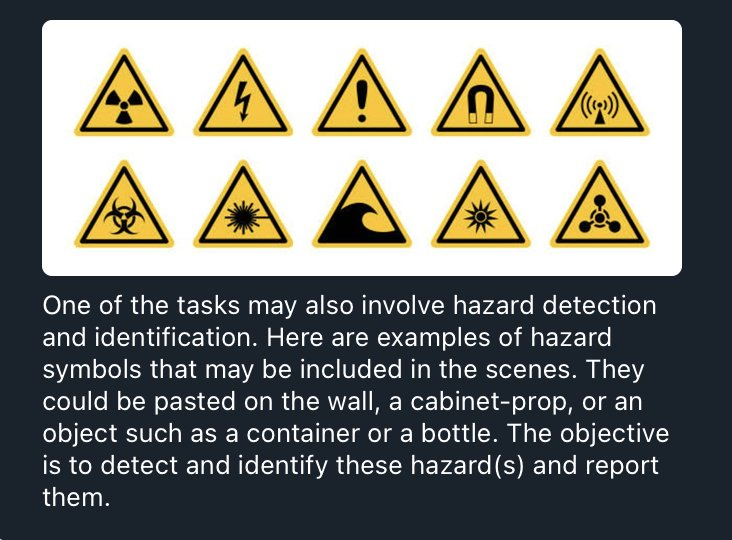
#> input picture sign_reference.jpg, 732 x 540 px
$ python -i yellow_signs.py   (imports and definitions only)
#> lines starting #> are read from the running program, lines starting #| are printed output that depends on the picture; after the words box and inside, x2 and y2 are one past the last pixel; in counts of white or black regions, pixels touching at a corner belong together
#> further down, picture is the input picture: shape (540, 732, 3); mean B, G, R 114.7, 120.8, 119.6
"""Colour/shape proposals only; these are not confirmed hazards."""
import cv2
import numpy as np


def detect_yellow_triangles(frame, min_area=300):
#> called with min_area = 300
    hsv=cv2.cvtColor(frame,cv2.COLOR_BGR2HSV)
#> hsv: shape (540, 732, 3); mean H, S, V 71.4, 77.8, 129.3
    mask=cv2.inRange(hsv,np.array([15,80,65]),np.array([40,255,255]))
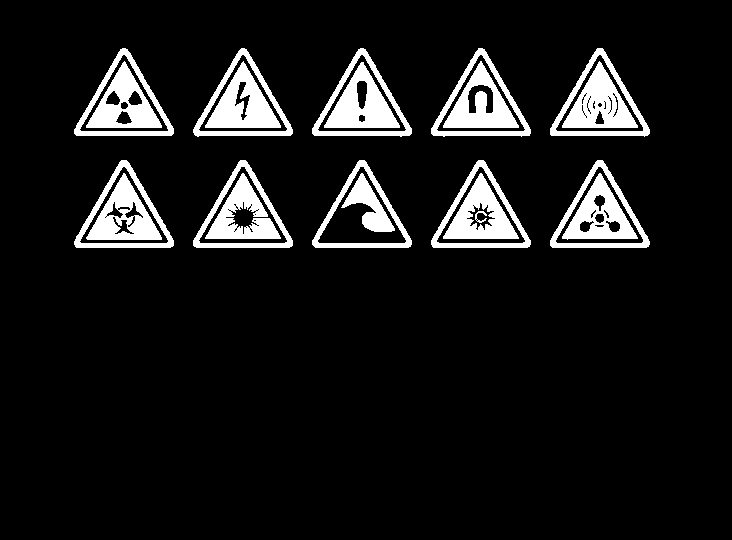
#> mask: shape (540, 732); 9.4% white; 21 white regions, largest, box (x1, y1, x2, y2) and area: (562, 61, 638, 128) 2452, (205, 61, 281, 128) 2447, (324, 62, 400, 128) 2398
    kernel=np.ones((3,3),np.uint8)
    mask=cv2.morphologyEx(mask,cv2.MORPH_CLOSE,kernel)
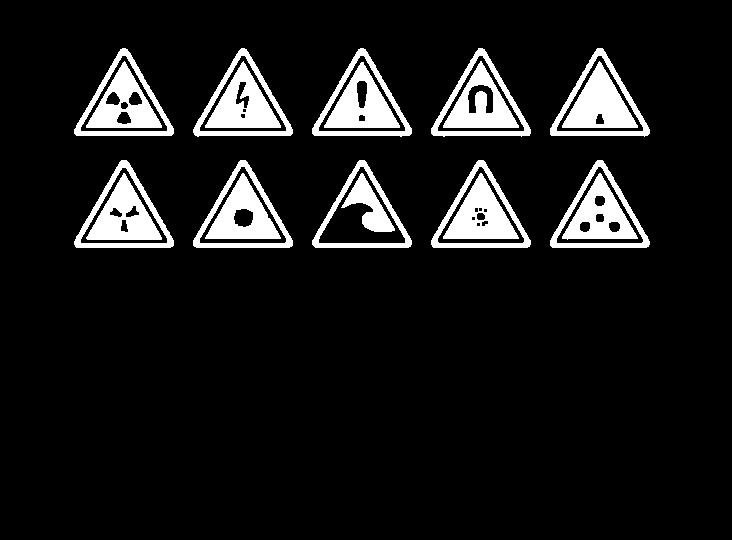
#> mask: shape (540, 732); 9.5% white; 20 white regions
    contours,_=cv2.findContours(mask,cv2.RETR_EXTERNAL,cv2.CHAIN_APPROX_SIMPLE)
#> contours = 10 contours; largest, box (x1, y1, x2, y2) and area: (550, 160, 650, 248) 4881, (193, 160, 293, 248) 4881, (74, 160, 174, 248) 4878, (431, 160, 531, 248) 4877, (312, 160, 412, 248) 4872
    candidates=[]
    for c in contours:
        area=cv2.contourArea(c)
        if area<min_area or area>frame.shape[0]*frame.shape[1]*.5:continue
        perimeter=cv2.arcLength(c,True)
        approx=cv2.approxPolyDP(c,.045*perimeter,True)
        if len(approx)!=3 or not cv2.isContourConvex(approx):continue
        x,y,w,h=cv2.boundingRect(c)
        if not .45<w/h<2.:continue
        hull_area=cv2.contourArea(cv2.convexHull(c))
        if hull_area<=0 or area/hull_area<.8:continue
        region=np.zeros(mask.shape,np.uint8);cv2.drawContours(region,[c],-1,255,-1)
        fill=cv2.countNonZero(cv2.bitwise_and(mask,region))/max(1,cv2.countNonZero(region))
        if fill<.3:continue
        candidates.append(dict(box=[x,y,x+w,y+h],triangle=approx.reshape(-1,2).tolist(),
            yellow_fraction=round(fill,3),area=round(area,1)))
#> this loop made 10 passes
#> (area, perimeter, approx, x, y, h, hull_area, fill) on passes 1 to 8: (4881, 314.6, [[597, 160], [550, 245], [648, 246]], 550, 160, 88, 4973.5, 0.755), (4877, 314.6, [[478, 160], [432, 246], [529, 246]], 431, 160, 88, 4958.5, 0.795), (4872.5, 314, [[359, 160], [312, 244], [410, 246]], 312, 160, 88, 4961.5, 0.543), (4881, 314.6, [[240, 160], [193, 245], [291, 246]], 193, 160, 88, 4971, 0.763), (4878, 314.6, [[121, 160], [75, 246], [172, 246]], 74, 160, 88, 4975, 0.793), (4845.5, 316, [[597, 48], [550, 134], [647, 135]], 550, 48, 89, 4978.5, 0.821), (4840.5, 316.8, [[478, 48], [431, 133], [529, 135]], 431, 48, 89, 5009.5, 0.755), (4837, 315.4, [[358, 49], [312, 133], [409, 135]], 312, 48, 89, 4983, 0.782)
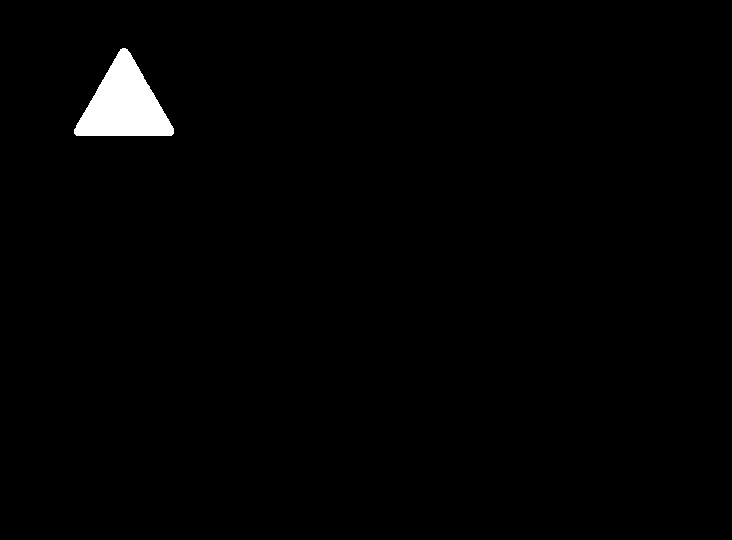
#> region: shape (540, 732); 1.3% white; 1 white region, box (x1, y1, x2, y2) and area: (74, 48, 174, 136) 4969
#> after the loop, candidates = 10 items
    return sorted(candidates,key=lambda v:v['area'],reverse=True)[:8]


def crop_sign(frame, candidate):
    x1,y1,x2,y2=candidate['box'];pad=max(8,int(max(x2-x1,y2-y1)*.15))
    return frame[max(0,y1-pad):min(frame.shape[0],y2+pad),
                 max(0,x1-pad):min(frame.shape[1],x2+pad)].copy()


def fingerprint(crop):
    gray=cv2.cvtColor(cv2.resize(crop,(9,8)),cv2.COLOR_BGR2GRAY)
    return (gray[:,1:]>gray[:,:-1]).flatten()


def iou(a,b):
    x=max(a[0],b[0]);y=max(a[1],b[1]);x2=min(a[2],b[2]);y2=min(a[3],b[3])
    intersection=max(0,x2-x)*max(0,y2-y)
    return intersection/max(1,(a[2]-a[0])*(a[3]-a[1])+(b[2]-b[0])*(b[3]-b[1])-intersection)


class SignTracker:
    def __init__(self):self.tracks=[];self.next_id=1
    def update(self, candidates, now):
        old=[t for t in self.tracks if now-t['last']<1.]
        used=set();tracks=[]
        for c in candidates:
            matches=[(iou(c['box'],t['box']),i,t) for i,t in enumerate(old) if i not in used]
            match=max(matches,key=lambda v:v[0]) if matches else None
            if match and match[0]>.4:
                _,i,t=match;used.add(i)
                track=dict(c,id=t['id'],hits=t['hits']+1,last=now)
            else:
                track=dict(c,id=self.next_id,hits=1,last=now);self.next_id+=1
            tracks.append(track)
        self.tracks=tracks
        return tracks

>>> import cv2
>>> picture = cv2.imread('sign_reference.jpg')
>>> result = detect_yellow_triangles(picture)
#> result = 8 items
